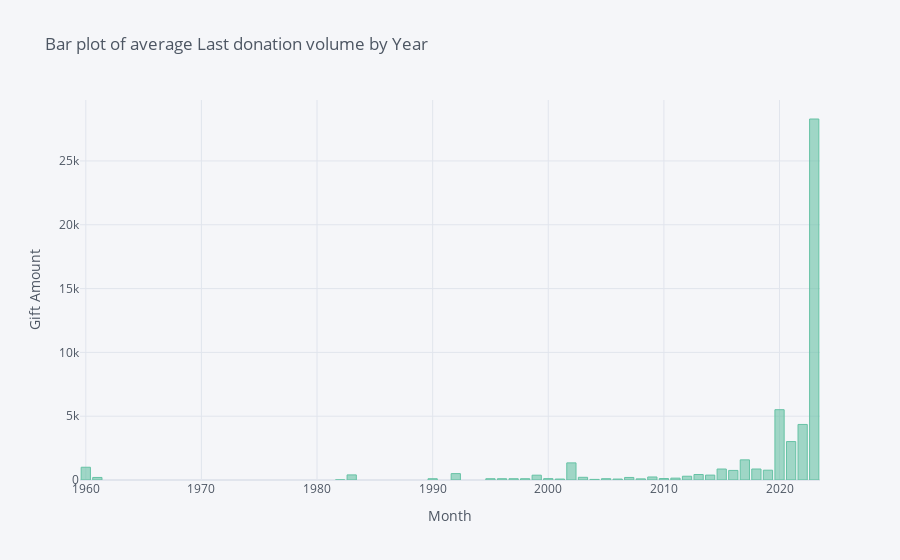

The cell this chart's notebook holds for it:
### Code cell
df.groupby(df['last_G_year'])['Last Gift Amount'].mean().iplot(kind='bar', colorscale='set2',
                                                 xTitle='Month',
                                                 yTitle='Gift Amount',
                                                 title='Bar plot of average Last donation volume by Year')

### Figure 1 — Plotly figure (JSON) as saved in the notebook; plotly's stock layout.template omitted (floating-point values rounded to 4 significant figures)
{"data": [{"marker": {"color": "rgba(102, 194, 165, 0.6)", "line": {"color": "rgba(102, 194, 165, 1.0)", "width": 1}}, "name": "Last Gift Amount", "orientation": "v", "text": "", "type": "bar", "x": [1960, 1961, 1982, 1983, 1990, 1992, 1995, 1996, 1997, 1998, 1999, 2000, 2001, 2002, 2003, 2004, 2005, 2006, 2007, 2008, 2009, 2010, 2011, 2012, 2013, 2014, 2015, 2016, 2017, 2018, 2019, 2020, 2021, 2022, 2023], "y": [1000, 200, 8.34, 400, 100, 500, 100, 100, 100, 100, 377.5, 106.7, 75, 1341.0, 210.7, 47.32, 101.0, 73.95, 200.2, 88.43, 236.9, 114.6, 146.2, 295.9, 430.6, 384.1, 859.6, 750.6, 1579.0, 862.4, 769.6, 5509.0, 3011.0, 4354.0, 28290.0]}], "layout": {"legend": {"bgcolor": "#F5F6F9", "font": {"color": "#4D5663"}}, "paper_bgcolor": "#F5F6F9", "plot_bgcolor": "#F5F6F9", "title": {"font": {"color": "#4D5663"}, "text": "Bar plot of average Last donation volume by Year"}, "xaxis": {"gridcolor": "#E1E5ED", "showgrid": true, "tickfont": {"color": "#4D5663"}, "title": {"font": {"color": "#4D5663"}, "text": "Month"}, "zerolinecolor": "#E1E5ED"}, "yaxis": {"gridcolor": "#E1E5ED", "showgrid": true, "tickfont": {"color": "#4D5663"}, "title": {"font": {"color": "#4D5663"}, "text": "Gift Amount"}, "zerolinecolor": "#E1E5ED"}}}
